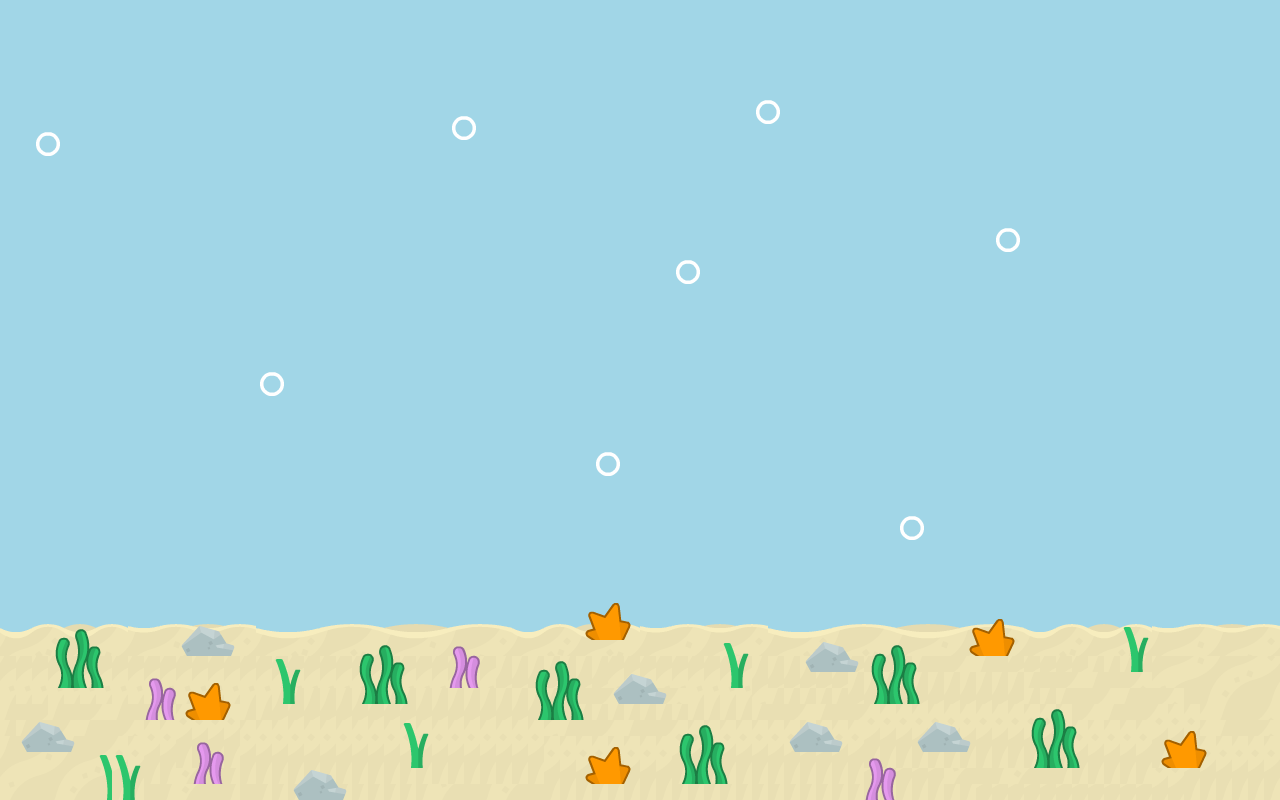

A level layout from a 2D game, rendered from its tile map. Below: a short description, then the map file with tile-grid data replaced by summaries:
An orthogonal 80x50 tile map with 16x16 px tiles, 3 tile layers (Water, Sand, Foliage).

<map version="1.10" tiledversion="1.10.2" orientation="orthogonal" renderorder="right-down" width="80" height="50" tilewidth="16" tileheight="16" infinite="0" nextlayerid="4" nextobjectid="1">
 <tileset firstgid="1" name="tiny-fish-packed" tilewidth="16" tileheight="16" tilecount="2016" columns="72">
  <image source="fishTilesheet.png" width="1152" height="448" />
 </tileset>
 <layer id="2" name="Water" width="80" height="50">
  <data>[4000 cells, 4000 non-empty, 24 distinct tile ids]</data>
 </layer>
 <layer id="1" name="Sand" width="80" height="50">
  <data>[4000 cells, 880 non-empty, 96 distinct tile ids]</data>
 </layer>
 <layer id="3" name="Foliage" width="80" height="50">
  <data>[4000 cells, 368 non-empty, 64 distinct tile ids]</data>
 </layer>
</map>
